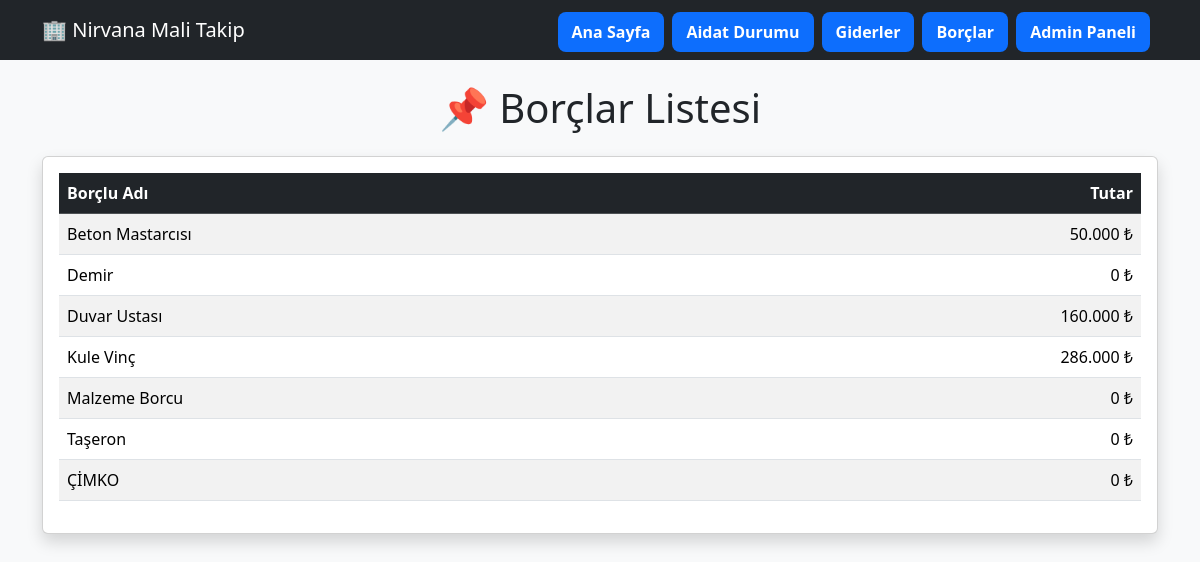
Before: /borclar/ with the older database file.
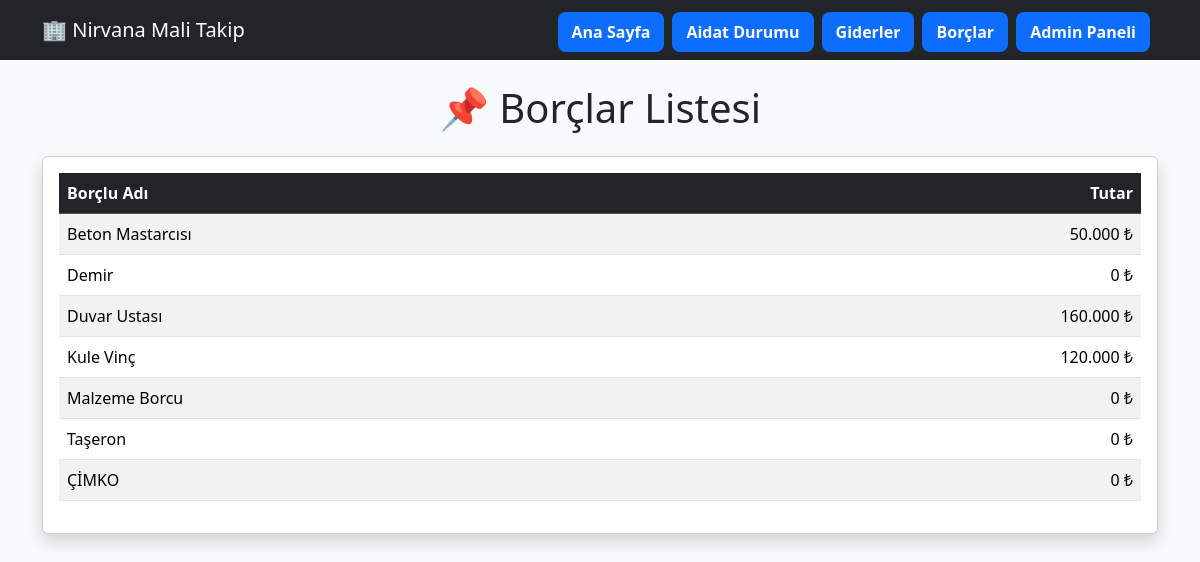
After: the same page with the newer database file.
### core/models.py (models this page shows, shortened)
class Borc(models.Model):
    borclu_adi = models.CharField(
        max_length=200
    )
    tutar = models.DecimalField(
        max_digits=12,
        decimal_places=2
    )
    class Meta:
        verbose_name = "Borç"
        verbose_name_plural = "Borçlar"

### core/views.py (the view)
# urls.py: path("borclar/", borclar, name="borclar"),
def borclar(request):
    borclar = Borc.objects.all().order_by("borclu_adi")
    for borc in borclar:
        borc.tutar_fmt = (
            f"{borc.tutar:,.0f}"
            .replace(",", ".")
        )
    return render(
        request,
        "core/borclar.html",
        {
            "borclar": borclar
        }
    )

### core/templates/core/borclar.html
{% extends "core/base.html" %}
{% block content %}
<h1 class="mb-4 text-center">
    📌 Borçlar Listesi
</h1>
<div class="card shadow">
    <div class="card-body">
        <table class="table table-striped table-hover">
            <thead class="table-dark">
                <tr>
                    <th>Borçlu Adı</th>
                    <th class="text-end">Tutar</th>
                </tr>
            </thead>
            <tbody>
                {% for borc in borclar %}
                <tr>
                    <td>{{ borc.borclu_adi }}</td>
                    <td class="text-end">
                        {{ borc.tutar_fmt }} ₺
                    </td>
                </tr>
                {% empty %}
                <tr>
                    <td colspan="2" class="text-center">
                        Kayıtlı borç bulunamadı.
                    </td>
                </tr>
                {% endfor %}
            </tbody>
        </table>
    </div>
</div>
{% endblock %}

Changed rows visible on the page:
changed Borc "Kule Vinç": tutar_fmt "286.000" → "120.000"
